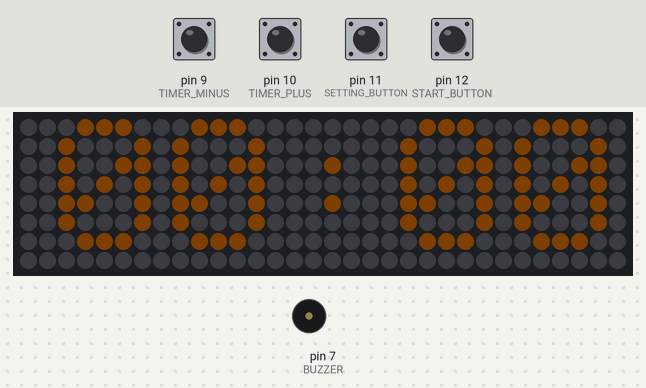
Bench run of a program on a simulated Arduino Uno, built with avr-gcc and run on an emulated ATmega328P. Parts: 32×8 RGB LED matrix (first LED top left, wired row by row), buzzer (waves = sounding). The inputs (shaded band) are chosen by the test bench; at power-on: pin 9 (TIMER_MINUS), pin 10 (TIMER_PLUS), pin 11 (SETTING_BUTTON), pin 12 (START_BUTTON) HIGH. Dim RGB values are drawn brighter than linear; colours are those a GRB WS2812 strip shows for the declared byte order.

Above: at 3.2 s.
3.3 s: pin 12 (START_BUTTON) pulled LOW for 0.15 s
At 4.7 s:
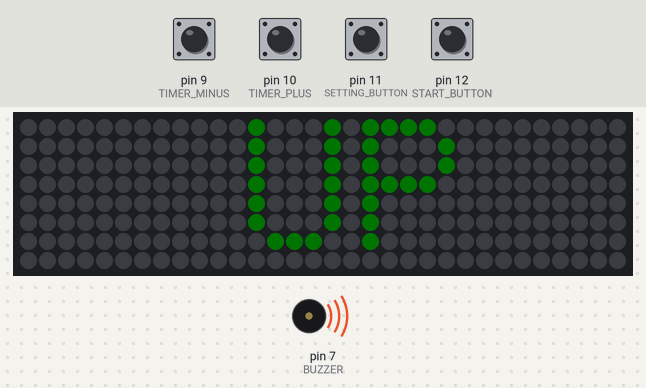
6.4 s: pin 9 (TIMER_MINUS) pulled LOW for 1 s
At 8.4 s:
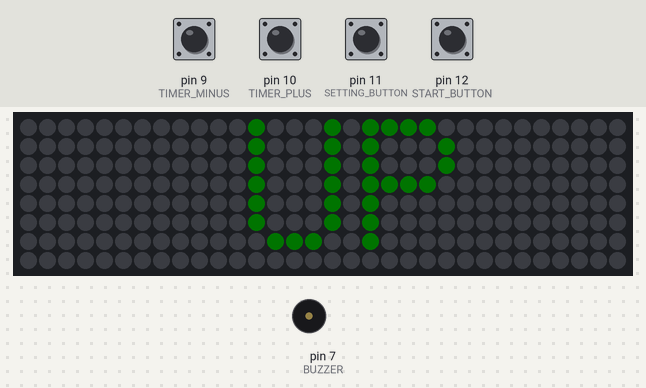
10.4 s: pin 11 (SETTING_BUTTON) pulled LOW for 1 s
At 12.0 s:
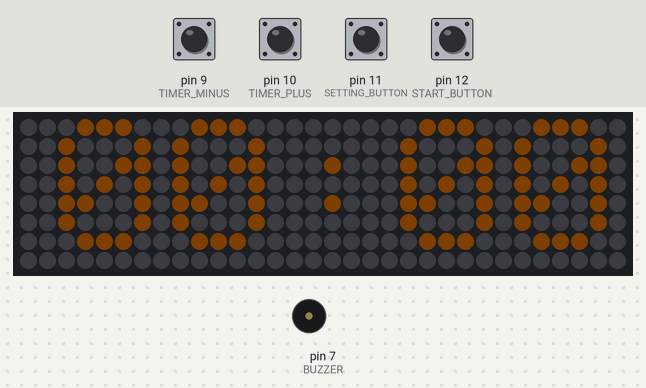
12.9 s: pin 10 (TIMER_PLUS) pulled LOW for 1 s
At 14.8 s:
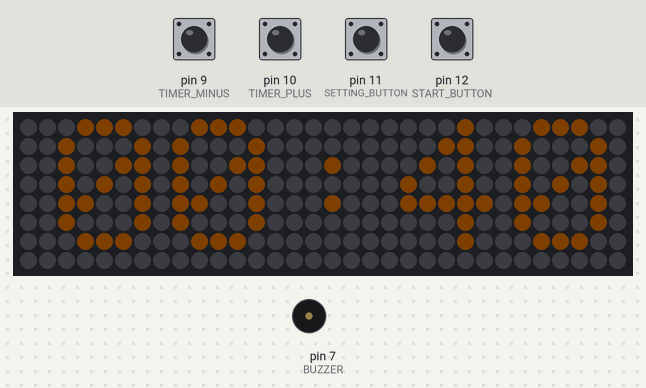
15.4 s: pin 12 (START_BUTTON) pulled LOW for 1 s
At 16.3 s:
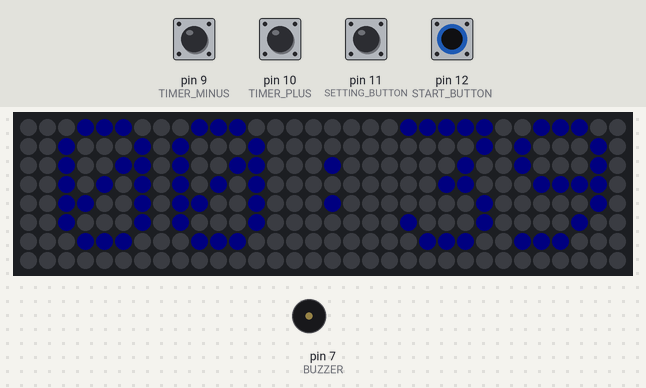
Timing chart, 0 to 18.4 s (numbered marks = the images above; inputs shaded):
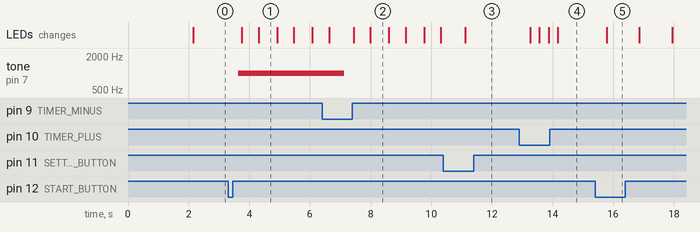

The program:

main.cpp
```cpp
#include <Arduino.h>
#include <FastLED.h>
#include <FastLED_NeoMatrix.h>

// define the matrix PIN, width and height
#define DATA_PIN 4  //led matrix data pin
#define MATRIX_WIDTH 32 //led matrix width
#define MATRIX_HEIGHT 8 //led matrix height

// define the button PIN
#define START_BUTTON 12   // start button
#define SETTING_BUTTON 11 // setting button
#define TIMER_PLUS 10     // timer plus button
#define TIMER_MINUS 9     // timer minus button
#define BUZZER 7          // buzzer

CRGB leds[MATRIX_WIDTH * MATRIX_HEIGHT];
FastLED_NeoMatrix *matrix;

bool settingModel; //to check if the timer is in setting model
bool buzzerOn;

int timerDuration; //to store the timer duration in seconds
//only used for printing the timer in "00:00" format
int timerMin; //to store the timer in minutes
int timerSec; //to store the timer in seconds

int pressedTimes; //to store how many times the timer button is pressed

char timeText[6]; //to store the timer in "00:00" format

void setTimer(int times)
{
  timerDuration = times * 10; //each press will add 10 seconds to the timer
  timerMin = timerDuration / 60;  // get the minutes by dividing the duration by 60
  timerSec = timerDuration % 60;  // get the seconds by getting the remainder of the duration divided by 60
}

void UpdateTimer()
{
  // logic for the timer
  if (timerDuration > 0)  //when the timer is not time up
  {
    timerDuration--;
    timerSec--;
    if (timerSec < 0)
    {
      timerSec = 59;  //when the seconds is less than 0 and the timer is not time up
      if (timerMin > 0)
      {
        timerMin--;
      }
    }
  }
  else  //when the timer is time up
  { // reset the timer
    timerDuration = 0;
    timerMin = 0;
    timerSec = 0;
  }
}

void printTimer()
{  // print the timer in "00:00" format
  snprintf(timeText, sizeof(timeText), "%02d:%02d", timerMin, timerSec);  //update the timeText
  matrix->clear();
  matrix->setCursor(2, 0);  //adjust the position on the matrix
  matrix->print(timeText);
  matrix->show();
}

void startTimer() // call setTimer() before calling this function
{
  UpdateTimer();
  matrix->setTextColor(CRGB::Blue); //blue while the timer is counting down
  printTimer();
  delay(1000);
  matrix->clear();
}

void printText(String text, int speed)
{
  int textLength = text.length();
  int displayWidth = MATRIX_WIDTH;
  int xPos = displayWidth;

  while (xPos >= -textLength * 6) //6 is the width of each character
  {
    matrix->clear();
    matrix->setCursor(xPos, 0);
    matrix->print(text);
    matrix->show();
    delay(speed); //control the speed of the text scrolling

    xPos--; //move the text to the left
  }
}

void setup()
{
  //initialise the matrix
  FastLED.addLeds<WS2812, DATA_PIN, RGB>(leds, MATRIX_WIDTH * MATRIX_HEIGHT); //initialise the leds

  matrix = new FastLED_NeoMatrix(leds, MATRIX_WIDTH, MATRIX_HEIGHT,
                                 NEO_MATRIX_TOP + NEO_MATRIX_LEFT +
                                     NEO_MATRIX_COLUMNS + NEO_MATRIX_ZIGZAG); //initialise the matrix

  matrix->begin();
  matrix->setTextWrap(false);
  matrix->setBrightness(5);
  matrix->clear();
  matrix->setCursor(1, 0);
  matrix->print("TIMER");
  matrix->show();

  //initialise the timer
  timerDuration = 0;
  timerMin = 0;
  timerSec = 0;
  timeText[0] = '0';
  timeText[1] = '0';
  timeText[2] = ':';
  timeText[3] = '0';
  timeText[4] = '0';
  timeText[5] = '\0'; // add null terminator to end of string

  pressedTimes = 0;
  settingModel = true;
  buzzerOn = true;

  //initialise the buttons
  pinMode(START_BUTTON, INPUT_PULLUP);
  pinMode(SETTING_BUTTON, INPUT_PULLUP);
  pinMode(TIMER_PLUS, INPUT_PULLUP);
  pinMode(TIMER_MINUS, INPUT_PULLUP);
  pinMode(BUZZER, OUTPUT);

  delay(2000);
  matrix->clear();
}

void loop()
{

  if (settingModel)
  {   //setting model
    if (digitalRead(TIMER_PLUS) == LOW) //detect the timer plus button
    {
      pressedTimes++;
      delay(200); //delay to avoid the button been pressed multiple times
    }
    if (digitalRead(TIMER_MINUS) == LOW) //detect the timer minus button
    {
      if (pressedTimes > 0) //the timer cannot be less than 0
      {
        pressedTimes--;
      }
      delay(200);
    }
    if (digitalRead(START_BUTTON) == LOW) //detect the start button
    {
      settingModel = false; //exit the setting model
      delay(200);
    }
    setTimer(pressedTimes);
    matrix->setTextColor(CRGB::LightPink); //pink in the setting model
    printTimer();
  }
  else //counting down model
  {

    if (timerDuration <= 0)
    { //timer time up

      if (buzzerOn) //buzzer on when the timer is time up
      {
        tone(BUZZER, 1000);
        buzzerOn = false; //change the buzzer status to off, incase the buzzer been turned on again by next loop
      }

      //turn off the buzzer when any button but the setting button is pressed
      // digitalRead(SETTING_BUTTON) == LOW ||
      if (digitalRead(TIMER_PLUS) == LOW ||
          digitalRead(TIMER_MINUS) == LOW ||
          digitalRead(START_BUTTON) == LOW)
      {

        noTone(BUZZER);
        buzzerOn = false;
        delay(200); //delay to avoid the button been pressed multiple times
      }

      // printText("TIME UP", 100); // 显示 TIME UP
      matrix->clear();
      matrix->setTextSize(1);
      matrix->setTextColor(CRGB::Green);  //green when the timer is time up
      matrix->setCursor(0, 0);
      matrix->print("READY");
      matrix->show();
      delay(500);
      matrix->clear();
      matrix->setCursor(12, 0);
      matrix->print("UP");
      matrix->show();
      delay(500);
    }
    else
    {
      startTimer();
    }

      //detect the setting button to enter the setting model
    if (digitalRead(SETTING_BUTTON) == LOW)
    {
      //reset the buzzer status to on and the pressedTimes to 0
      settingModel = true;
      buzzerOn = true;
      pressedTimes = 0;
      delay(200);
    }
  }
}
```

Measured:
- after the input at 3.3 s, tone on pin 7 (BUZZER): silent → 1000 Hz after 0.34 s; the LEDs: first change after 0.45 s (image 1 shows a later state)
- after the input at 6.4 s, tone on pin 7 (BUZZER): 1000 Hz → silent after 0.73 s
- after the input at 10.4 s, the LEDs: change after 0.73 s (image 3)
- after the input at 12.9 s, the LEDs: first change after 0.36 s (image 4 shows a later state)
- after the input at 15.4 s, the LEDs: change after 0.38 s (image 5)
- what the display in image 1 shows lasts 0.6 s, from 4.3 s to 4.9 s
